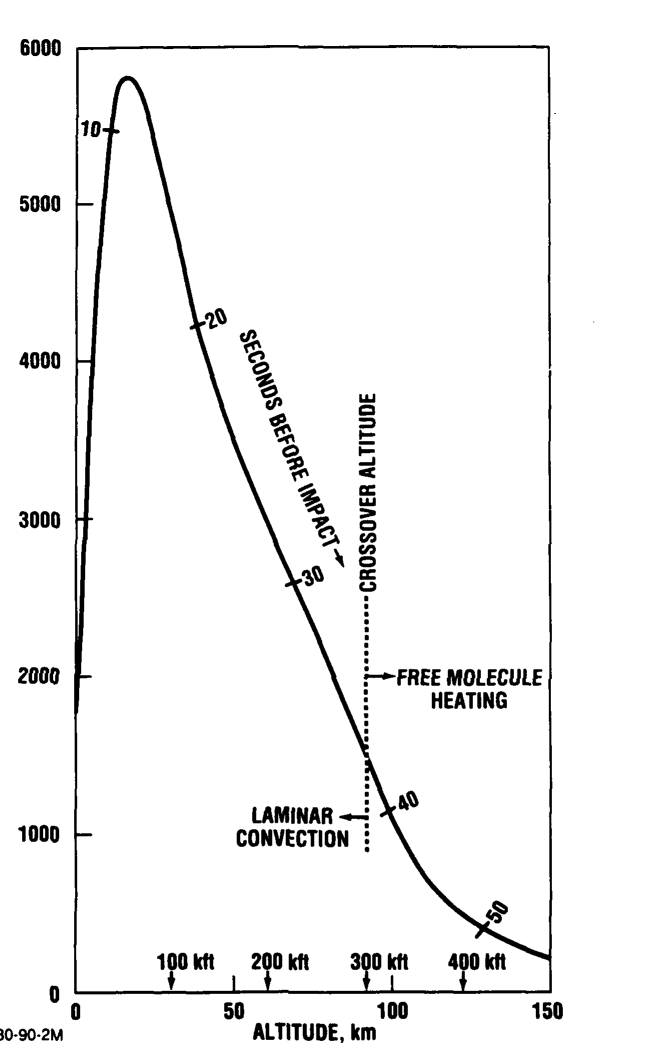
#> input picture benchmarks/verification/finke_p2395_fig2.png, 1300 x 2100 px (shown at 1/2 size)
$ python digitize_finke_fig2.py
#> lines starting #> are read from the running program, lines starting #| are printed output that depends on the picture; after the words box and inside, x2 and y2 are one past the last pixel; in counts of white or black regions, pixels touching at a corner belong together
"""Pixel-trace Finke IDA P-2395 Fig. 2 (T_eq vs altitude) from the page scan.

Replaces an earlier eyeball read (±3-4 km on a steep curve → ±6-8% in T) with
a tick-calibrated programmatic trace (~sub-km), mirroring the Reentry-F
`digitize_reentryf_qdot.py` method.  Emits `finke_fig2_teq.csv` (alt_km, Teq_K)
and a QC overlay.  Re-run:  python benchmarks/verification/digitize_finke_fig2.py

Calibration (this 300-dpi render, page 15 of ADA231552; pixels):
  x-axis (altitude): AX_X=852 px = 0 km, 1801 px = 150 km  → 6.327 px/km
      cross-checked against the 100/200/300/400-kft arrow ticks.
  y-axis (T_eq):     AX_Y=2283 px = 0 K, 396 px = 6000 K    → 0.3145 px/K
      cross-checked against the 1000/2000/.../5000 K gridline ticks.
The trace seeds at the curve peak (topmost thick run in the 10-25 km window)
and walks both directions with a nearest-run tracker; frame lines are masked.
"""
import numpy as np
from PIL import Image
import os

HERE = os.path.dirname(os.path.abspath(__file__))
SCAN = os.path.join(HERE, "finke_p2395_fig2.png")   # cropped page scan (in repo)

# Calibration is in FULL-PAGE pixels; the committed scan is cropped by (dx,dy).
CROP_DX, CROP_DY = 700, 300
AX_X, AX_Y = 852.0 - CROP_DX, 2283.0 - CROP_DY
PX_PER_KM = (1801 - 852) / 150.0
PX_PER_K = (2283 - 396) / 6000.0
to_km = lambda px: (px - AX_X) / PX_PER_KM
to_K = lambda py: (AX_Y - py) / PX_PER_K


def trace():
    im = np.array(Image.open(SCAN).convert("L"))
#> im is the input picture: shape (2100, 1300); min 0, max 255, mean 242.7
    dark = im < 140
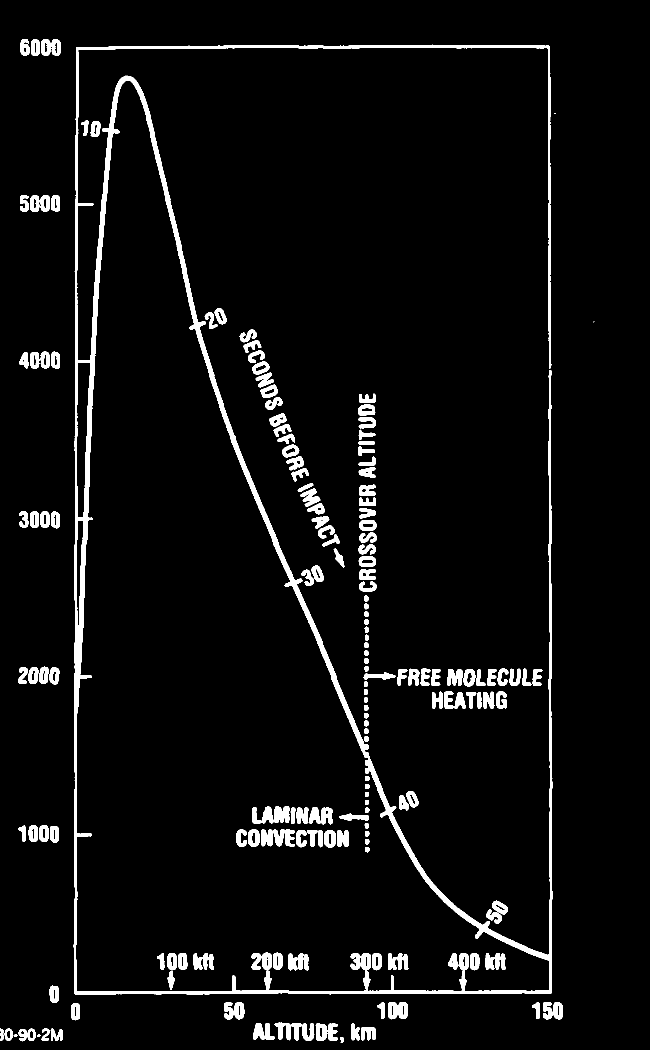
#> dark: shape (2100, 1300) bool (shown at 1/2 size); 4.9% white; 182 white regions (2 under 20 px), largest, box (x1, y1, x2, y2) and area: (147, 89, 1105, 1989) 62074, (577, 1907, 618, 1941) 998, (971, 1906, 1012, 1940) 942
    H, W = dark.shape
#> H = 2100; W = 1300
    X0, X1, Y0, Y1 = int(AX_X + 4), W - 5, 5, int(AX_Y - 4)
#> X0 = 156; X1 = 1295; Y0 = 5; Y1 = 1979
    sub = dark[Y0:Y1, X0:X1].copy()
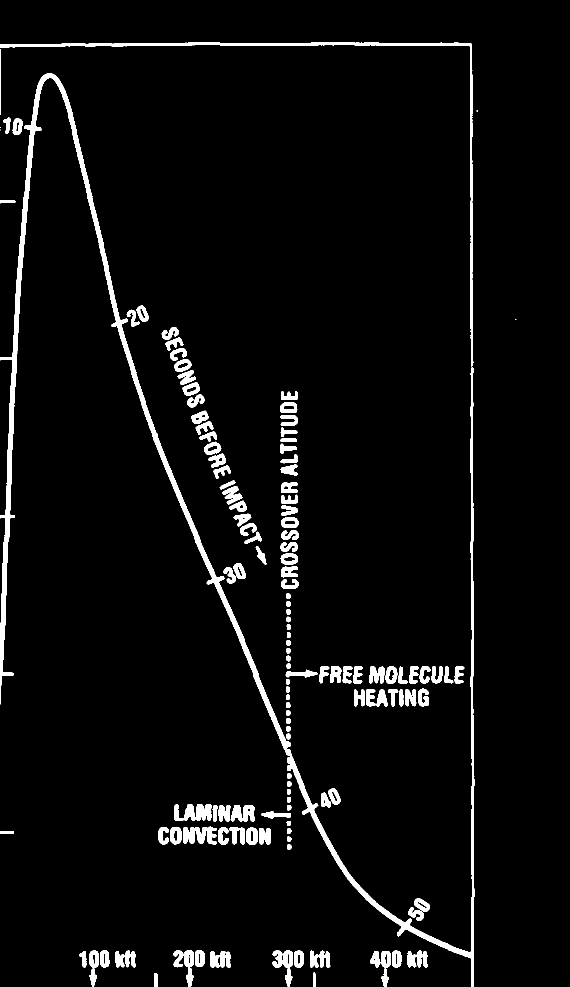
#> sub: shape (1974, 1139) bool (shown at 1/2 size); 4.3% white; 142 white regions (5 under 20 px), largest, box (x1, y1, x2, y2) and area: (0, 146, 949, 1974) 37239, (0, 84, 947, 733) 7678, (421, 1902, 462, 1936) 998
    # mask frame lines (very long runs)
    for r in np.where(sub.sum(1) / sub.shape[1] > 0.55)[0]:
        sub[max(r - 8, 0):r + 9, :] = False
#> this loop made 4 passes
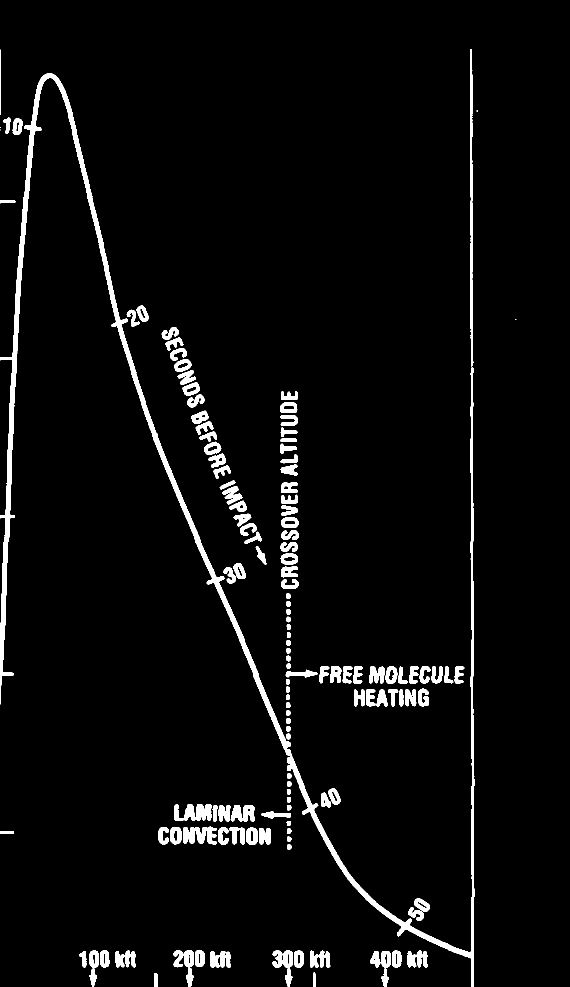
#> sub: shape (1974, 1139) bool (shown at 1/2 size); 4.1% white; 142 white regions (5 under 20 px), largest, box (x1, y1, x2, y2) and area: (0, 146, 949, 1974) 37239, (940, 99, 947, 733) 2655, (421, 1902, 462, 1936) 998
    for c in np.where(sub.sum(0) / sub.shape[0] > 0.55)[0]:
        sub[:, max(c - 4, 0):c + 5] = False
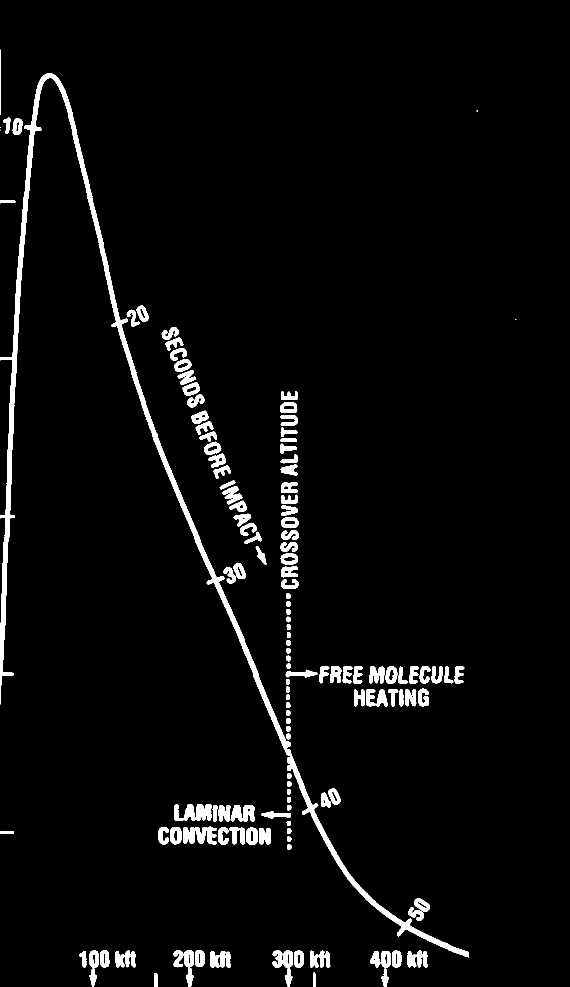
#> sub: shape (1974, 1139) bool (shown at 1/2 size); 3.8% white; 141 white regions (5 under 20 px), largest, box (x1, y1, x2, y2) and area: (0, 146, 938, 1915) 31652, (421, 1902, 462, 1936) 998, (815, 1901, 856, 1935) 942

    def runs(x, min_len=1):
        idx = np.where(sub[:, x - X0])[0]
        if idx.size == 0:
            return []
        out, s, p = [], idx[0], idx[0]
        for i in idx[1:]:
            if i - p > 2:
                if p - s + 1 >= min_len:
                    out.append((s + p) / 2 + Y0)
                s = i
            p = i
        if p - s + 1 >= min_len:
            out.append((s + p) / 2 + Y0)
        return out

    seed = None
    for x in range(int(AX_X + 10 * PX_PER_KM), int(AX_X + 25 * PX_PER_KM)):
        for r in runs(x, min_len=4):
            if seed is None or r < seed[1]:
                seed = (x, r)
#> this loop made 95 passes
#> after the loop, seed = (255, 155.5)
    sx, sy = seed
#> sx = 255; sy = 155.5
    MAXJ = 28

    def walk(d):
#> called with d = -1
        path, y, gaps = [], float(sy), 0
#> path = []; y = 155.5; gaps = 0
        rng = range(sx, X1) if d > 0 else range(sx, X0 - 1, -1)
        for x in rng:
            c = [r for r in runs(x) if abs(r - y) <= MAXJ]
            if c:
                y = min(c, key=lambda r: abs(r - y))
                path.append((x, y)); gaps = 0
            else:
                gaps += 1
                if gaps > 25:
                    break
#> this loop made 100 passes
#> (c, y) on passes 1 to 7: ([155.5], 155.5), ([156], 156), ([156.5], 156.5), ([156], 156), ([156], 156), ([157], 157), ([157.5], 157.5)
#> (c, y) on passes 9 to 14: ([159], 159), ([160], 160), ([160.5], 160.5), ([161.5], 161.5), ([162.5], 162.5), ([164], 164)
#> after the loop, path = 85 pairs, first value 171 to 255, second value 155.5 to 1003.5
        return path

    path = sorted(walk(-1)[::-1] + [(sx, float(sy))] + walk(+1))
#> the loop in walk (call 2), `for x in rng:` made 509 passes
#> (c, y) on passes 1 to 7: ([155.5], 155.5), ([156], 156), ([156], 156), ([156], 156), ([156.5], 156.5), ([156.5], 156.5), ([157.5], 157.5)
#> (c, y) on passes 12 to 17: ([161.5], 161.5), ([162.5], 162.5), ([163.5], 163.5), ([165], 165), ([166.5], 166.5), ([168], 168)
    xs = np.array([p[0] for p in path]); ys = np.array([p[1] for p in path])
    return im, path, to_km(xs), to_K(ys)


def main():
    im, path, h, T = trace()
    order = np.argsort(h)
    np.savetxt(os.path.join(HERE, "finke_fig2_teq.csv"),
               np.column_stack([h[order], T[order]]),
               delimiter=",", header="alt_km,Teq_K", comments="", fmt="%.3f")
    rgb = np.stack([im] * 3, -1)
    for x, y in path:
        yy = int(round(y))
        rgb[max(yy - 2, 0):yy + 3, int(x), 0] = 255
        rgb[max(yy - 2, 0):yy + 3, int(x), 1:] = 0
#> this loop made 569 passes
#> y on passes 1 to 3: 1003.5, 981.5, 976
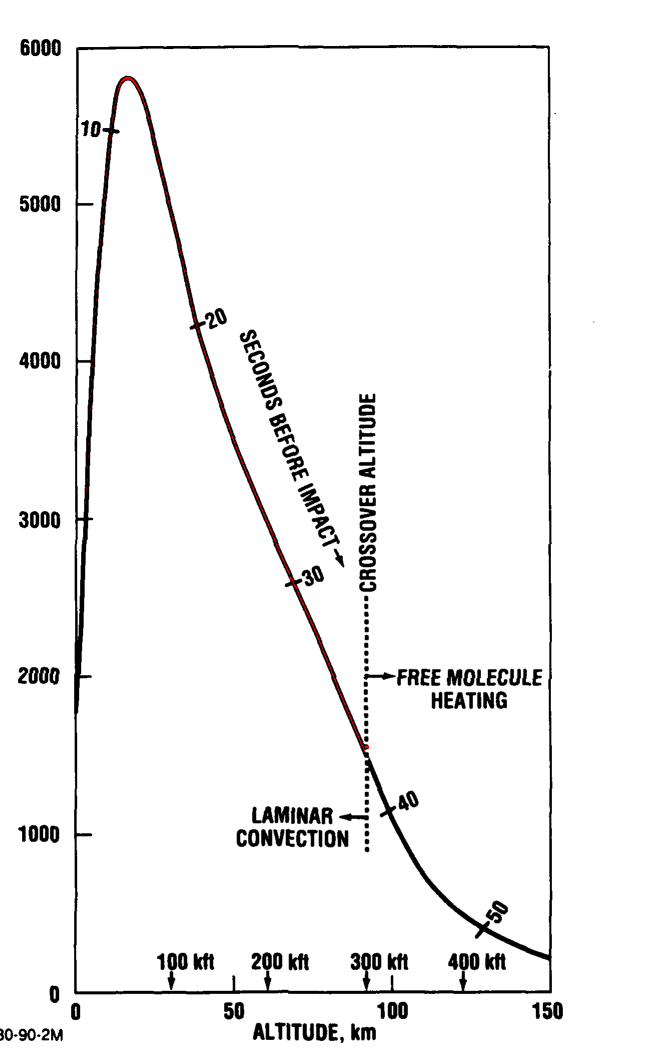
#> rgb: shape (2100, 1300, 3) (shown at 1/2 size); mean of channels 0, 1, 2 243, 242.7, 242.7; drawn as R, G, B
    Image.fromarray(rgb).save(os.path.join(HERE, "finke_fig2_trace_qc.png"))
    for tgt in (20.0, 37.0, 60.0, 80.0):
        m = np.abs(h - tgt) < 0.5
        if m.sum():
            print(f"T_eq({tgt:4.0f} km) = {np.median(T[m]):5.0f} K")


if __name__ == "__main__":
    main()
